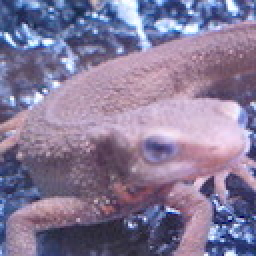
#> input picture Question_41_50/imori.jpg, 128 x 128 px, found by its file name (shown 2 times larger)
$ python answer_43.py   (older library calls are emulated)
#> lines starting #> are read from the running program, lines starting #| are printed output that depends on the picture; after the words box and inside, x2 and y2 are one past the last pixel; in counts of white or black regions, pixels touching at a corner belong together
import cv2
import numpy as np
import matplotlib.pyplot as plt

def Canny(img):

	# Gray scale
	def BGR2GRAY(img):
		b = img[:, :, 0].copy()
		g = img[:, :, 1].copy()
		r = img[:, :, 2].copy()

		# Gray scale
		out = 0.2126 * r + 0.7152 * g + 0.0722 * b
		out = out.astype(np.uint8)

		return out


	# Gaussian filter for grayscale
	def gaussian_filter(img, K_size=3, sigma=1.3):

		if len(img.shape) == 3:
			H, W, C = img.shape
		else:
			img = np.expand_dims(img, axis=-1)
			H, W, C = img.shape

		## Zero padding
		pad = K_size // 2
		out = np.zeros([H + pad * 2, W + pad * 2, C], dtype=np.float)
		out[pad: pad + H, pad: pad + W] = img.copy().astype(np.float)

		## prepare Kernel
		K = np.zeros((K_size, K_size), dtype=np.float)
		for x in range(-pad, -pad + K_size):
			for y in range(-pad, -pad + K_size):
				K[y+pad, x+pad] = np.exp( -(x ** 2 + y ** 2) / (2 * (sigma ** 2)))
		K /= (sigma * np.sqrt(2 * np.pi))
		K /= K.sum()

		tmp = out.copy()

		# filtering
		for y in range(H):
			for x in range(W):
				for c in range(C):
					out[pad + y, pad + x, c] = np.sum(K * tmp[y: y + K_size, x: x + K_size, c])

		out = out[pad: pad + H, pad: pad + W].astype(np.uint8)
		out = out[..., 0]

		return out


	# sobel filter
	def sobel_filter(img, K_size=3):
		H, W = img.shape

		# Zero padding
		pad = K_size // 2
		out = np.zeros((H + pad * 2, W + pad * 2), dtype=np.float)
		out[pad: pad + H, pad: pad + W] = gray.copy().astype(np.float)
		tmp = out.copy()

		out_v = out.copy()
		out_h = out.copy()

		## Sobel vertical
		Kv = [[1., 2., 1.],[0., 0., 0.], [-1., -2., -1.]]
		## Sobel horizontal
		Kh = [[1., 0., -1.],[2., 0., -2.],[1., 0., -1.]]

		# filtering
		for y in range(H):
			for x in range(W):
				out_v[pad + y, pad + x] = np.sum(Kv * (tmp[y: y + K_size, x: x + K_size]))
				out_h[pad + y, pad + x] = np.sum(Kh * (tmp[y: y + K_size, x: x + K_size]))

		out_v = np.clip(out_v, 0, 255)
		out_h = np.clip(out_h, 0, 255)

		out_v = out_v[pad: pad + H, pad: pad + W].astype(np.uint8)
		out_h = out_h[pad: pad + H, pad: pad + W].astype(np.uint8)

		return out_v, out_h


	def get_edge_tan(fx, fy):
		# get edge strength
		edge = np.sqrt(np.power(fx.astype(np.float32), 2) + np.power(fy.astype(np.float32), 2))
		edge = np.clip(edge, 0, 255)

		fx = np.maximum(fx, 1e-5)
		#fx[np.abs(fx) <= 1e-5] = 1e-5

		# get edge angle
		tan = np.arctan(fy / fx)

		return edge, tan


	def angle_quantization(tan):
		angle = np.zeros_like(tan, dtype=np.uint8)
		angle[np.where((tan > -0.4142) & (tan <= 0.4142))] = 0
		angle[np.where((tan > 0.4142) & (tan < 2.4142))] = 45
		angle[np.where((tan >= 2.4142) | (tan <= -2.4142))] = 95
		angle[np.where((tan > -2.4142) & (tan <= -0.4142))] = 135

		return angle


	def non_maximum_suppression(angle, edge):
		H, W = angle.shape

		for y in range(H):
			for x in range(W):
					if angle[y, x] == 0:
							dx1, dy1, dx2, dy2 = -1, 0, 1, 0
					elif angle[y, x] == 45:
							dx1, dy1, dx2, dy2 = -1, 1, 1, -1
					elif angle[y, x] == 90:
							dx1, dy1, dx2, dy2 = 0, -1, 0, 1
					elif angle[y, x] == 135:
							dx1, dy1, dx2, dy2 = -1, -1, 1, 1
					if x == 0:
							dx1 = max(dx1, 0)
							dx2 = max(dx2, 0)
					if x == W-1:
							dx1 = min(dx1, 0)
							dx2 = min(dx2, 0)
					if y == 0:
							dy1 = max(dy1, 0)
							dy2 = max(dy2, 0)
					if y == H-1:
							dy1 = min(dy1, 0)
							dy2 = min(dy2, 0)
					if max(max(edge[y, x], edge[y+dy1, x+dx1]), edge[y+dy2, x+dx2]) != edge[y, x]:
							edge[y, x] = 0

		return edge

	def hysterisis(edge, HT=100, LT=30):
		H, W = edge.shape

		# Histeresis threshold
		edge[edge >= HT] = 255
		edge[edge <= LT] = 0

		_edge = np.zeros((H+2, W+2), dtype=np.float32)
		_edge[1:H+1, 1:W+1] = edge

		## 8 - Nearest neighbor
		nn = np.array(((1., 1., 1.), (1., 0., 1.), (1., 1., 1.)), dtype=np.float32)

		for y in range(1, H+2):
				for x in range(1, W+2):
						if _edge[y, x] < LT or _edge[y, x] > HT:
								continue
						if np.max(_edge[y-1:y+2, x-1:x+2] * nn) >= HT:
								_edge[y, x] = 255
						else:
								_edge[y, x] = 0

		edge = _edge[1:H+1, 1:W+1]

		return edge

	# grayscale
	gray = BGR2GRAY(img)

	# gaussian filtering
	gaussian = gaussian_filter(gray, K_size=5, sigma=1.4)

	# sobel filtering
	fy, fx = sobel_filter(gaussian, K_size=3)

	# get edge strength, angle
	edge, tan = get_edge_tan(fx, fy)

	# angle quantization
	angle = angle_quantization(tan)

	# non maximum suppression
	edge = non_maximum_suppression(angle, edge)

	# hysterisis threshold
	out = hysterisis(edge)

	return out


# Read image
img = cv2.imread("imori.jpg").astype(np.float32)

# Canny
edge = Canny(img)
#> in BGR2GRAY, `r = img[:, :, 2].copy()`:
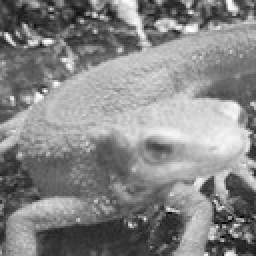
#> r: shape (128, 128) float32 (shown 2 times larger); min 0, max 255, mean 134.1
#> after the loop in gaussian_filter, `for y in range(H):`:
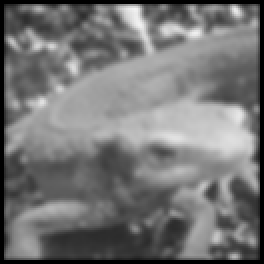
#> out: shape (132, 132, 1) float64 (shown 2 times larger); min 0, max 243.3, mean 117.2
#> after the loop in sobel_filter, `for y in range(H):`:
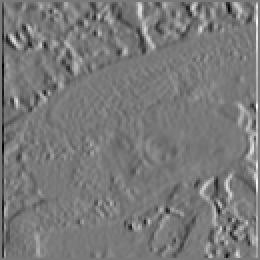
#> out_h: shape (130, 130) float64 (shown 2 times larger); min -707, max 775, mean 0.2; drawn with min black and max white
#> after the loop in sobel_filter, `for y in range(H):`:
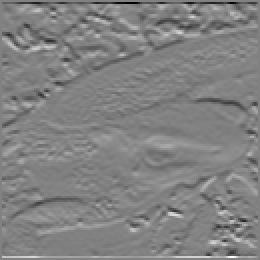
#> out_v: shape (130, 130) float64 (shown 2 times larger); min -997, max 962, mean 0.9; drawn with min black and max white
#> in Canny, `angle = angle_quantization(tan)`:
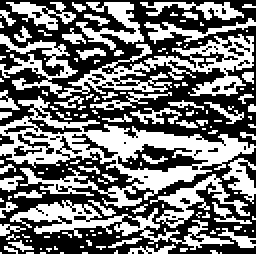
#> angle: shape (128, 128) (shown 2 times larger); values 0 (black) and 45 (white), 46.1% white; 140 white regions (104 under 20 px), largest, box (x1, y1, x2, y2) and area: (0, 48, 128, 104) 2154, (0, 17, 127, 49) 1423, (5, 100, 117, 125) 732
#> in hysterisis, `edge[edge >= HT] = 255`: edge: shape (128, 128) float32; min 0, max 255, mean 44.8
#> in hysterisis, `edge[edge <= LT] = 0`: edge: shape (128, 128) float32; min 0, max 255, mean 43.7
#> after the loop in hysterisis, `for y in range(1, H+2):`:
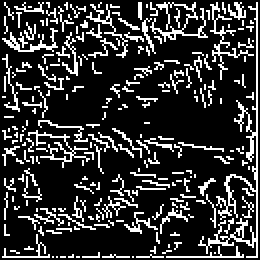
#> _edge: shape (130, 130) float32 (shown 2 times larger); 19.6% white in thin lines or dots
#> in hysterisis, `edge = _edge[1:H+1, 1:W+1]`:
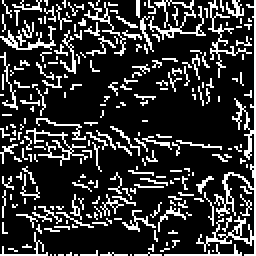
#> edge: shape (128, 128) float32 (shown 2 times larger); 20.2% white in thin lines or dots

out = edge.astype(np.uint8)
#> out: shape (128, 128); 20.2% white in thin lines or dots

# Save result
cv2.imwrite("out.jpg", out)
cv2.imshow("result", out)
cv2.waitKey(0)
cv2.destroyAllWindows()

$ run again, with Question_41_50/answer_41_1.jpg copied over Question_41_50/imori.jpg
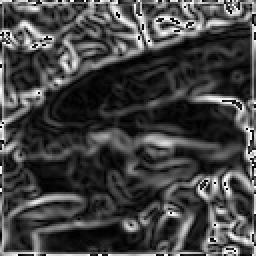
#> input picture Question_41_50/answer_41_1.jpg, 128 x 128 px, found by its file name (shown 2 times larger)
#> angle: shape (128, 128); values 0 (black) and 45 (white), 45.1% white; 105 white regions (77 under 20 px), largest, box (x1, y1, x2, y2) and area: (0, 68, 128, 110) 1594, (2, 6, 128, 53) 1297, (27, 47, 128, 71) 710
#> after the loop in hysterisis, `for y in range(1, H+2):`:
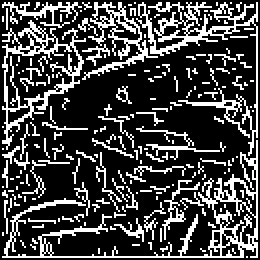
#> _edge: shape (130, 130) float32 (shown 2 times larger); 26.2% white in thin lines or dots
#> in hysterisis, `edge = _edge[1:H+1, 1:W+1]`:
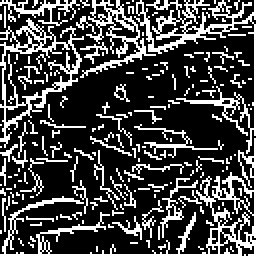
#> edge: shape (128, 128) float32 (shown 2 times larger); 27.1% white in thin lines or dots
